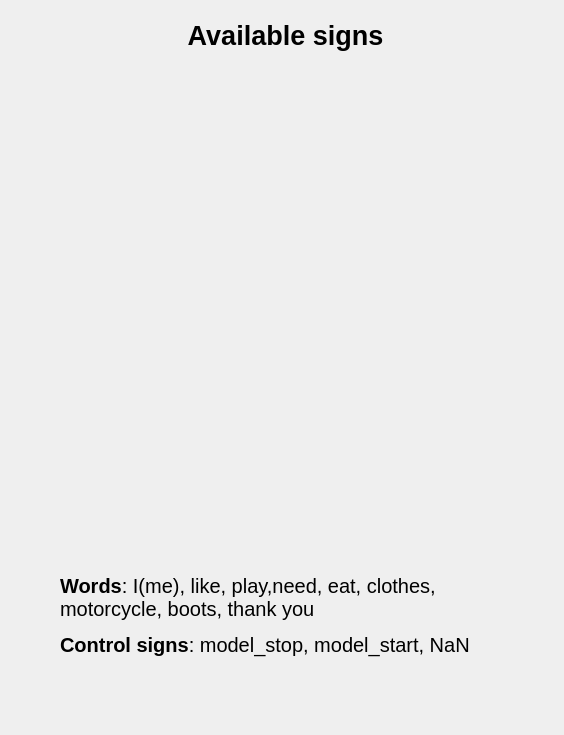
<?xml version="1.0" encoding="UTF-8"?>
<ui version="4.0">
 <class>available_signs</class>
 <widget class="QWidget" name="available_signs">
  <property name="geometry">
   <rect>
    <x>0</x>
    <y>0</y>
    <width>564</width>
    <height>735</height>
   </rect>
  </property>
  <property name="windowTitle">
   <string>Let's Talk - Available signs</string>
  </property>
  <widget class="QLabel" name="resources_label">
   <property name="geometry">
    <rect>
     <x>60</x>
     <y>530</y>
     <width>441</width>
     <height>171</height>
    </rect>
   </property>
   <property name="font">
    <font>
     <pointsize>15</pointsize>
    </font>
   </property>
   <property name="text">
    <string>&lt;html&gt;&lt;head/&gt;&lt;body&gt;&lt;p&gt;&lt;span style=&quot; font-weight:600;&quot;&gt;Words&lt;/span&gt;: I(me), like, play,need, eat, clothes, motorcycle, boots, thank you&lt;/p&gt;&lt;p&gt;&lt;span style=&quot; font-weight:600;&quot;&gt;Control signs&lt;/span&gt;: model_stop, model_start, NaN &lt;/p&gt;&lt;/body&gt;&lt;/html&gt;</string>
   </property>
   <property name="textFormat">
    <enum>Qt::AutoText</enum>
   </property>
   <property name="scaledContents">
    <bool>false</bool>
   </property>
   <property name="wordWrap">
    <bool>true</bool>
   </property>
  </widget>
  <widget class="QLabel" name="letters_label">
   <property name="geometry">
    <rect>
     <x>50</x>
     <y>10</y>
     <width>471</width>
     <height>51</height>
    </rect>
   </property>
   <property name="font">
    <font>
     <pointsize>20</pointsize>
     <weight>75</weight>
     <bold>true</bold>
    </font>
   </property>
   <property name="text">
    <string>Available signs</string>
   </property>
   <property name="alignment">
    <set>Qt::AlignCenter</set>
   </property>
  </widget>
  <widget class="QLabel" name="label">
   <property name="geometry">
    <rect>
     <x>40</x>
     <y>80</y>
     <width>481</width>
     <height>431</height>
    </rect>
   </property>
   <property name="text">
    <string/>
   </property>
   <property name="textFormat">
    <enum>Qt::AutoText</enum>
   </property>
   <property name="pixmap">
    <pixmap>../../pictures/alphabet.jpg</pixmap>
   </property>
   <property name="scaledContents">
    <bool>true</bool>
   </property>
   <property name="alignment">
    <set>Qt::AlignHCenter|Qt::AlignTop</set>
   </property>
   <property name="wordWrap">
    <bool>false</bool>
   </property>
  </widget>
 </widget>
 <resources/>
 <connections/>
</ui>
